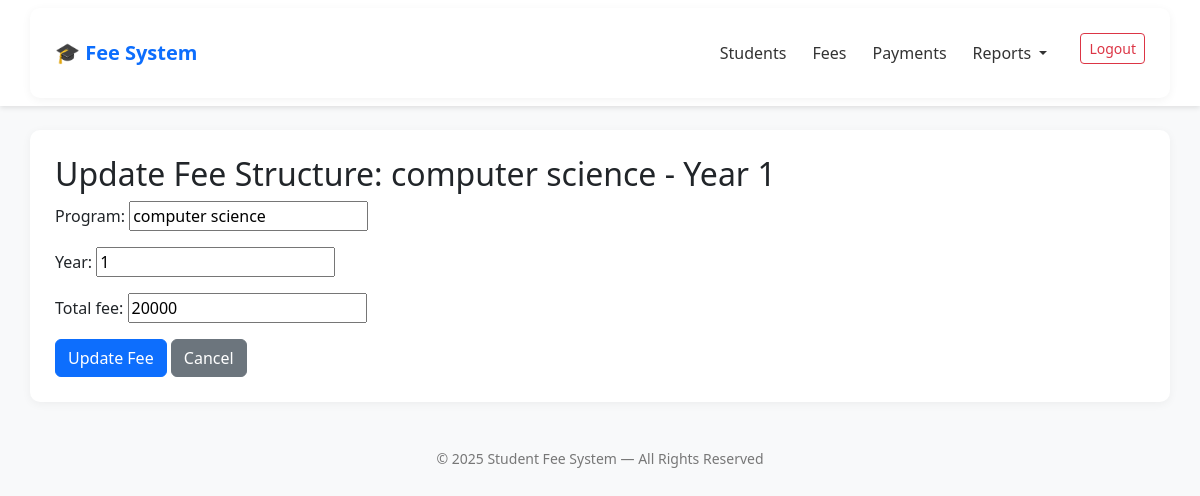
The app's page /fees/1/update/ (signed in), older data.
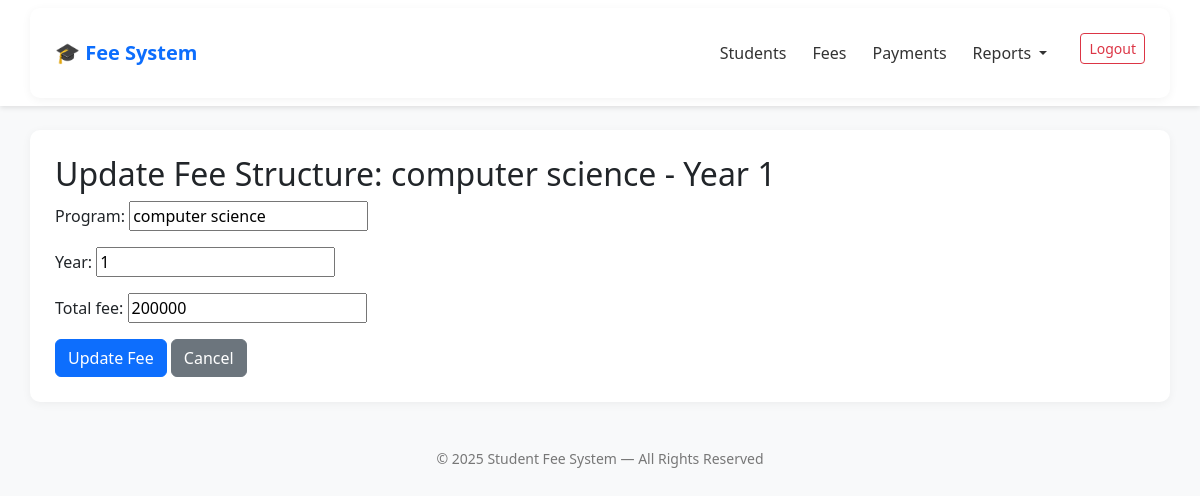
The same page, newer data.
### management/models.py (models this page shows, shortened)
class FeeStructure(models.Model):
    program = models.CharField(max_length=100)
    year = models.PositiveIntegerField(validators=[MinValueValidator(1)])
    total_fee = models.PositiveIntegerField(validators=[MinValueValidator(0)])
    class Meta:
        unique_together = ['program', 'year']  # No duplicate program/year combos

### management/views.py (the view)
# urls.py: path('fees/<int:pk>/update/', views.FeeStructureUpdateView.as_view(), name='fee_update'),
class FeeStructureUpdateView(LoginRequiredMixin, UpdateView):
    model = FeeStructure
    form_class = FeeStructureForm
    template_name = 'management/fee_update.html'
    success_url = reverse_lazy('fee_structure_list')

### management/forms.py
class FeeStructureForm(forms.ModelForm):
    class Meta:
        model = FeeStructure
        fields = ['program', 'year', 'total_fee']
        widgets = {
            'year': forms.NumberInput(attrs={'min': 1}),
            'total_fee': forms.NumberInput(attrs={'min': 0}),
        }

### templates/management/fee_update.html (shortened to what this page needs)
{% extends 'base.html' %}
{% block content %}
<h2>Update Fee Structure: {{ object.program }} - Year {{ object.year }}</h2>
<form method="post">
    {{ form.as_p }}
    <button type="submit" class="btn btn-primary">Update Fee</button>
    <a href="{% url 'fee_structure_list' %}" class="btn btn-secondary">Cancel</a>
</form>
{% endblock %}

Row changes from the older to the newer data that the page shows:
changed FeeStructure "computer science": total_fee "20000" → "200000"
